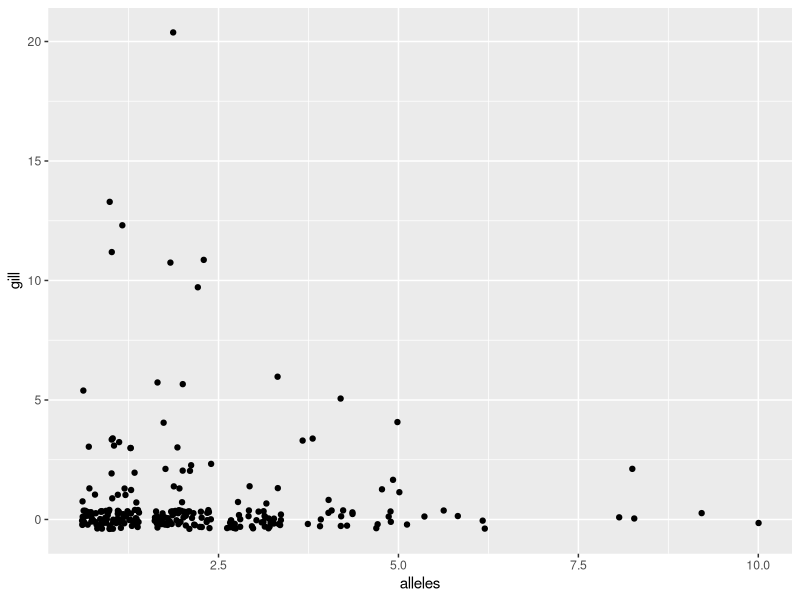
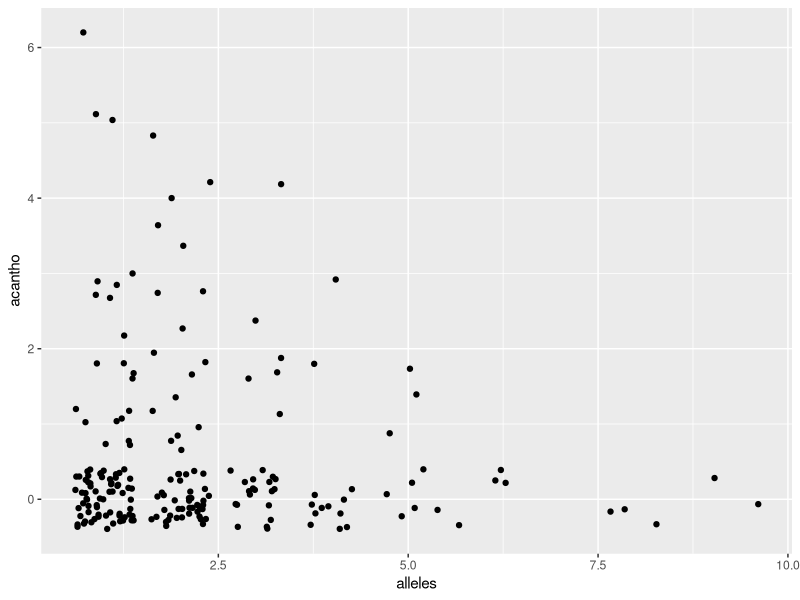
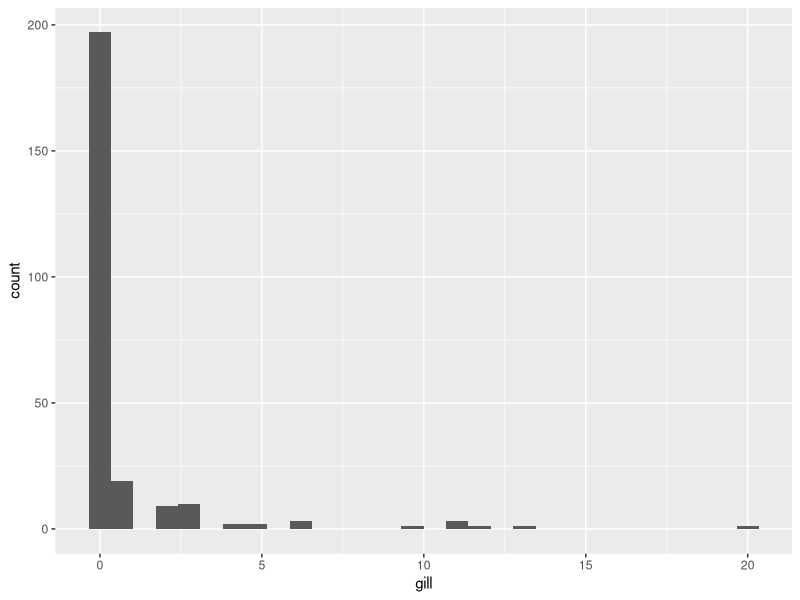
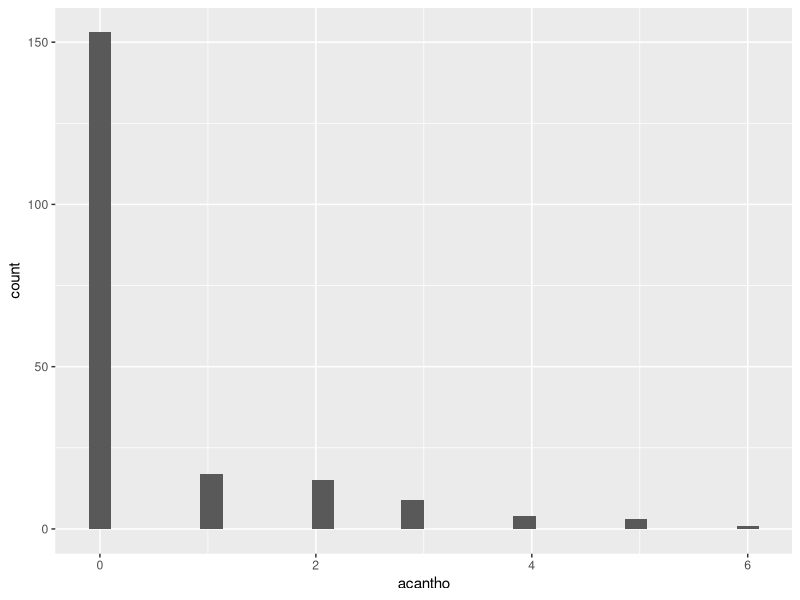
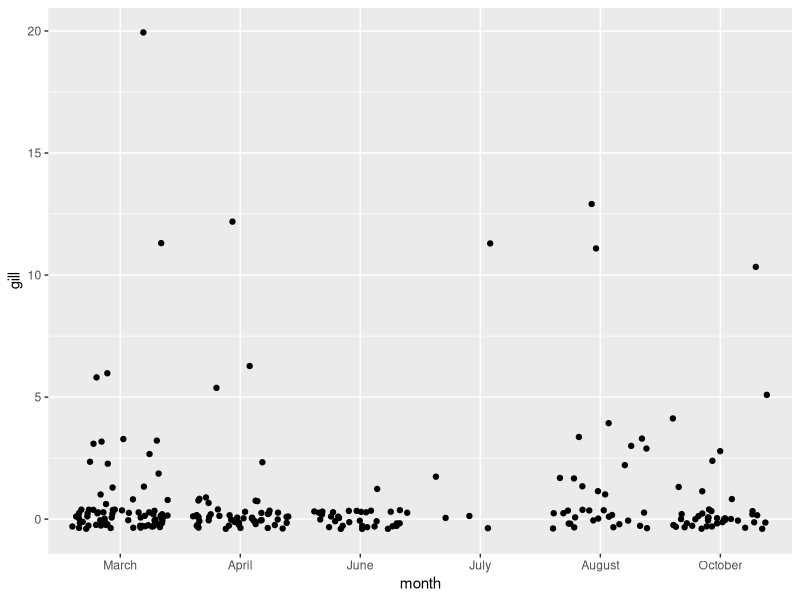
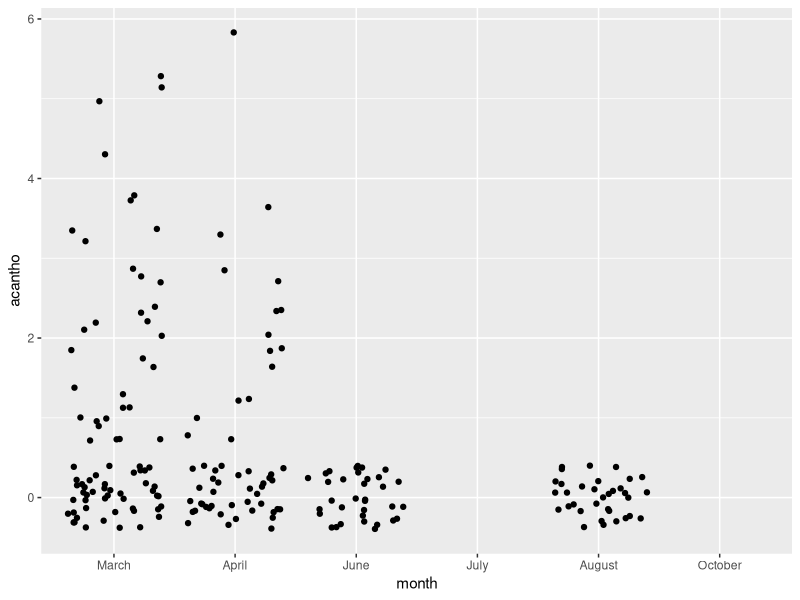
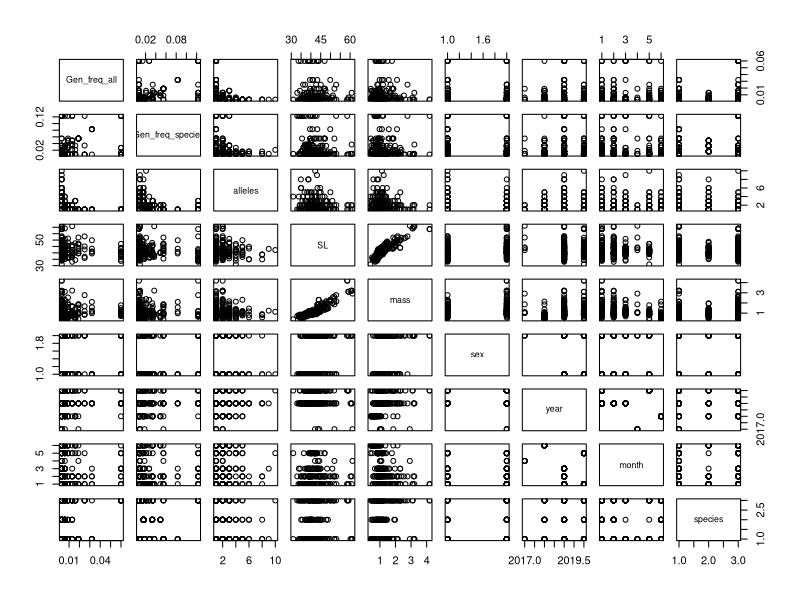
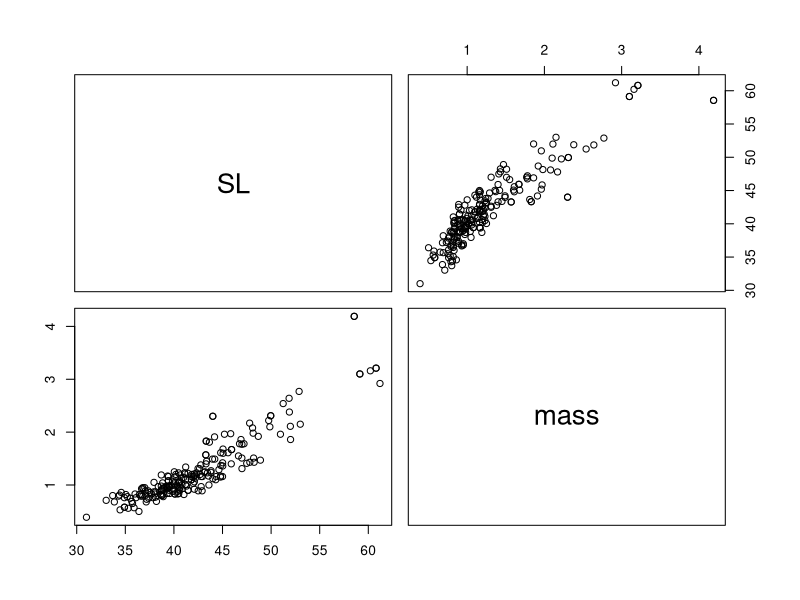

Recreate these plots in R, in order.
library(readr)
library(dplyr)
library(tidyr)
library(ggplot2)
library(pscl)

alldata <- read_csv("alldata.csv", 
                    col_types = cols(species = col_factor(levels = c("fantail", 
                    "orangethroat", "rainbow")),
                    month = col_factor(levels = c("March", "April",
                    "June", "July", "August", "October")),
                    sex = col_factor(levels = c("F", "M"))))
alldata = alldata[,c(21, 22, 10, 11, 8, 6, 7, 5, 3, 4, 2)]

# Go ahead and remove any observation where we don't have either of the possible
# response variables.
alldata = alldata[!is.na(alldata$gill) | !is.na(alldata$acantho),]


ggplot(alldata, aes(alleles, gill)) +
  geom_jitter()
ggplot(alldata, aes(alleles, acantho)) +
  geom_jitter()
ggplot(alldata, aes(gill)) +
  geom_histogram()
ggplot(alldata, aes(acantho)) +
  geom_histogram()
# Indicates poisson model.

ggplot(alldata, aes(month, gill)) +
  geom_jitter()
ggplot(alldata, aes(month, acantho)) +
  geom_jitter()
# Treat months as a factor.
# Can not treat as time series because we are missing most months.

pairs(alldata[-c(1, 2)])
pairs(alldata[c(6:7)])
# Obviously, mass and length are highly correlated so we have to choose 1.  
# Mass only has 2 missing values and SL has 44, so it makes sense to keep mass.

ggplot(alldata, aes(gill, fill = species)) +
  geom_histogram()

##### Poisson model with gill as the response

poiss.gill = glm(gill ~ Gen_freq_all + Gen_freq_species + alleles + 
                   mass +
                   sex + month + species, alldata, family = "poisson")
summary(poiss.gill)

# We can leave all factors in, but if we do model selection, the model 
# improves if we remove sex. Might be good since so many sex values are NA.

drop1(poiss.gill, test = "Chi")

m1 = glm(gill ~ Gen_freq_all + Gen_freq_species + alleles + 
           mass + month + species, alldata, family = "poisson")

# More model selection suggests we can remove Gen_freq_all and Gen_freq_species
step(m1)

# recommended model 
final.with = glm(gill ~ alleles + mass + month + species, 
                 alldata, family = "poisson")


# all the orangethroat species have gill=0.  We can build a model with or
# without them and just consider that species separately.

data.without.orange = alldata %>%
  filter(species != "orangethroat")

poiss.gill.without = glm(gill ~ Gen_freq_all + Gen_freq_species + alleles + 
                    mass +
                    sex + month + species, data.without.orange, family = "poisson")
summary(poiss.gill.without)
drop1(poiss.gill.without, test = "Chi")

# Sex can be dropped (lower AIC if it is removed) which is good because lots of 
# missing values for sex.

m1 = glm(gill ~ Gen_freq_all + Gen_freq_species + alleles + 
           mass + month + species, data.without.orange, family = "poisson")
step(m1)

# recommended model
final.without = glm(gill ~ alleles + mass + month + species, 
                    data.without.orange, family = "poisson")

# Can compare these possible models
summary(poiss.gill)
summary(final.with)
summary(poiss.gill.without)
summary(final.without)

# Significant: Alleles, mass, month, species.  
# Not so significant: Gen_freq_all, Gen_freq_species, sex
# It's hard to tell about sex because there are so many missing values, but I think 
# it is safe to remove sex from the model.  If we remove the NAs, sex is only
# significant at .07 level.  Client should decide.  If the only purpose it to show
# that alleles is significant when controlling for everything else, then she might
# want to leave everything in. Alleles is more significant when controlling for 
# everything.




############# Poisson model with acantho as response

ggplot(alldata, aes(acantho, fill = month)) +
  geom_histogram()
# All June and August observations are acantho = 0

# here's what it looks like as a poisson model
poiss.acantho = glm(acantho ~ Gen_freq_all + Gen_freq_species + alleles + mass +
                      sex + month + species, alldata, family = "poisson")
summary(poiss.acantho)

ggplot(alldata, aes(acantho, fill = month)) +
  geom_histogram()
# looks like only species and mass matters

drop1(poiss.acantho, test = "Chi")
# can remove sex
m1 = glm(acantho ~ Gen_freq_all + Gen_freq_species + alleles + 
           mass + month + species, alldata, family = "poisson")
step(m1)
# preferred model does not include alleles but that is what we are testing for,
# so leave it in anyway.

acantho.final = glm(acantho ~ alleles + mass + month + species, alldata, 
                    family = "poisson")
summary(poiss.acantho)
summary(acantho.final)
# alleles is not significant in either model

# These models show some heteroskedasticity.  We can try quasi-poisson or poisson 
# with dispersion. We will try to have a solution to heteroskedasticity by Mon.
